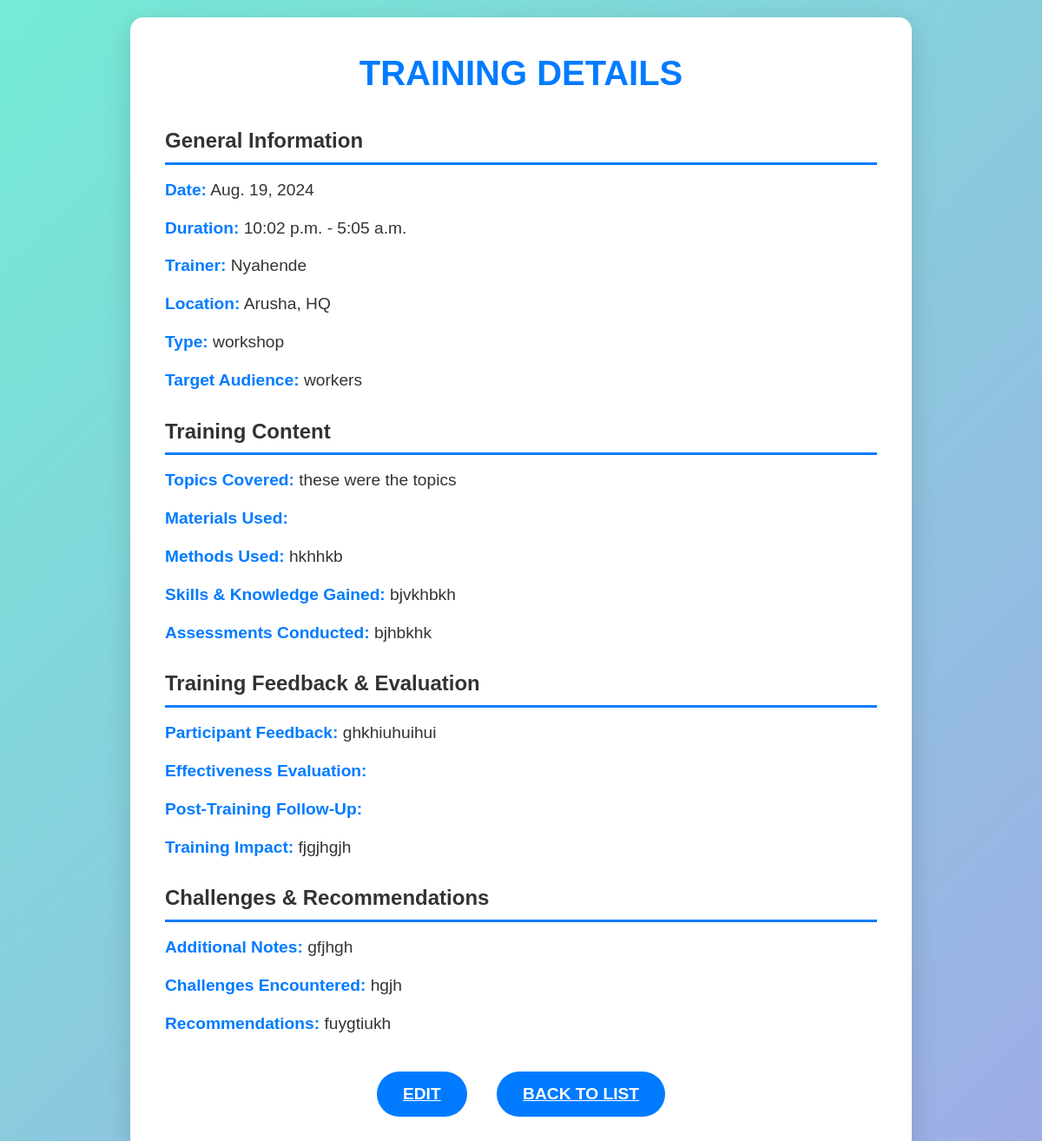
The page /Training/training/1/ on the database its author committed.
### Training/models.py (models this page shows, shortened)
class Training(models.Model):
    TRAINING_TYPES = [
        ('workshop', 'Workshop'),
        ('seminar', 'Seminar'),
        ('field_demonstration', 'Field Demonstration'),
    ]
    TARGET_AUDIENCES = [
        ('farmers', 'Farmers'),
        ('extension_officers', 'Extension Officers'),
        ('stakeholders', 'Stakeholders'),
        ('workers', 'Workers'),
    ]
    training_date = models.DateField(default=timezone.now)
    training_start_time = models.TimeField()
    training_end_time = models.TimeField()
    trainer_name = models.CharField(max_length=100)
    location = models.CharField(max_length=255)
    training_type = models.CharField(max_length=50, choices=TRAINING_TYPES)
    target_audience = models.CharField(max_length=50, choices=TARGET_AUDIENCES)
    training_topics = models.TextField()
    training_methods = models.TextField()
    skills_knowledge_gained = models.TextField()
    assessments_conducted = models.TextField()
    participant_feedback = models.TextField()
    training_impact = models.TextField()
    additional_notes = models.TextField(blank=True)
    challenges_encountered = models.TextField(blank=True)
    recommendations = models.TextField(blank=True)

### Training/views.py (the view)
# urls.py: path('training/<int:pk>/', views.training_detail, name='training_detail'),
def training_detail(request, pk):
    training = Training.objects.get(pk=pk)
    return render(request, 'Training/training_detail.html', {'training': training})

### Training/Templates/Training/training_detail.html (shortened to what this page needs)
<!DOCTYPE html>
<html lang="en">
<head>
    <link href="https://cdn.jsdelivr.net/npm/bootstrap@5.3.0/dist/css/bootstrap.min.css" rel="stylesheet">
</head>
<body>
    <div class="container">
        <h2>Training Details</h2>
        <h3>General Information</h3>
        <p><strong>Date:</strong> {{ training.training_date }}</p>
        <p><strong>Duration:</strong> {{ training.training_start_time }} - {{ training.training_end_time }}</p>
        <p><strong>Trainer:</strong> {{ training.trainer_name }}</p>
        <p><strong>Location:</strong> {{ training.location }}</p>
        <p><strong>Type:</strong> {{ training.training_type }}</p>
        <p><strong>Target Audience:</strong> {{ training.target_audience }}</p>
        <h3>Training Content</h3>
        <p><strong>Topics Covered:</strong> {{ training.training_topics }}</p>
        <p><strong>Materials Used:</strong> {{ training.training_materials }}</p>
        <p><strong>Methods Used:</strong> {{ training.training_methods }}</p>
        <p><strong>Skills & Knowledge Gained:</strong> {{ training.skills_knowledge_gained }}</p>
        <p><strong>Assessments Conducted:</strong> {{ training.assessments_conducted }}</p>
        <h3>Training Feedback & Evaluation</h3>
        <p><strong>Participant Feedback:</strong> {{ training.participant_feedback }}</p>
        <p><strong>Effectiveness Evaluation:</strong> {{ training.effectiveness_evaluation }}</p>
        <p><strong>Post-Training Follow-Up:</strong> {{ training.post_training_follow_up }}</p>
        <p><strong>Training Impact:</strong> {{ training.training_impact }}</p>
        <h3>Challenges & Recommendations</h3>
        <p><strong>Additional Notes:</strong> {{ training.additional_notes }}</p>
        <p><strong>Challenges Encountered:</strong> {{ training.challenges_encountered }}</p>
        <p><strong>Recommendations:</strong> {{ training.recommendations }}</p>
        <div class="btn-container">
            <a href="{% url 'training_update' training.id %}">Edit</a>
            <a href="{% url 'training_list' %}">Back to List</a>
        </div>
    </div>
</body>
</html>

### Training/Templates/Training/training_detail.html (style rules this page uses)
body { background: linear-gradient(135deg, #74ebd5, #9face6); font-family: 'Poppins', sans-serif; color: #333; padding: 20px; }
.container { background-color: #fff; padding: 40px; border-radius: 15px; box-shadow: 0 10px 30px rgba(0, 0, 0, 0.15); margin-bottom: 30px; max-width: 900px; margin: auto; }
h2 { text-align: center; font-weight: 700; color: #007bff; font-size: 2.5em; margin-bottom: 40px; text-transform: uppercase; }
h3 { margin-top: 30px; font-weight: 600; color: #333; font-size: 1.5em; border-bottom: 3px solid #007bff; padding-bottom: 10px; }
p { font-size: 1.2em; margin: 15px 0; }
p strong { color: #007bff; font-weight: 700; }
.btn-container { text-align: center; margin-top: 40px; }
.btn-container a { margin: 0 15px; padding: 12px 30px; background-color: #007bff; color: white; border-radius: 50px; font-size: 1.2em; font-weight: 600; text-transform: uppercase; display: inline-block; transition: background-color 0.3s ease; }

### rows shown on the page
Training: training_date "Aug. 19, 2024", training_start_time "10:02 p.m.", training_end_time "5:05 a.m.", trainer_name "Nyahende", location "Arusha, HQ", training_type "workshop", target_audience "workers", training_topics "these were the topics", training_methods "hkhhkb", skills_knowledge_gained "bjvkhbkh", assessments_conducted "bjhbkhk", participant_feedback "ghkhiuhuihui", training_impact "fjgjhgjh", additional_notes "gfjhgh", challenges_encountered "hgjh", recommendations "fuygtiukh"
